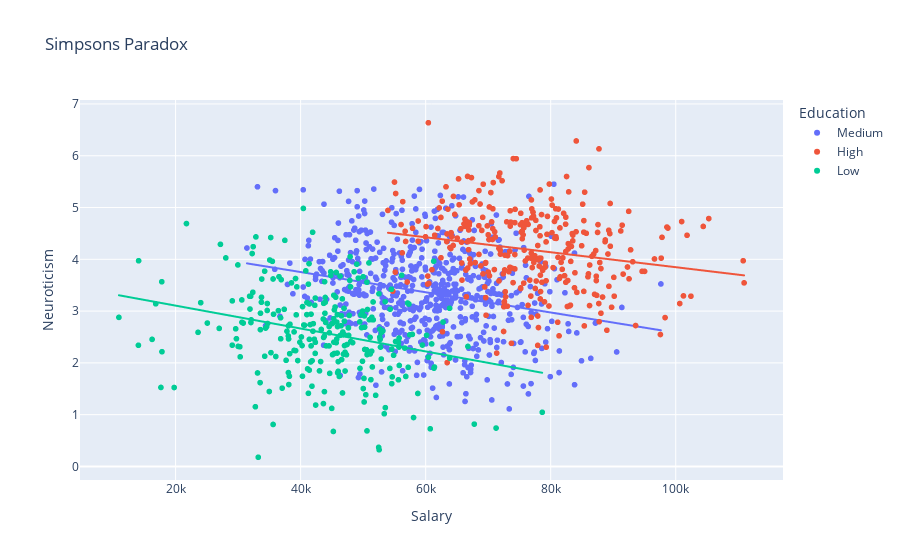

Source (notebook cell):
### Code cell
(dataf
  .sample(1200, random_state=42)
  .plot(kind="scatter", x="Salary", y="Neuroticism",
        title="Simpsons Paradox",
        color="Education",
        trendline="ols",
        )
)

### Figure 1 — Plotly figure (JSON) as saved in the notebook; plotly's stock layout.template omitted (floating-point values rounded to 4 significant figures; data arrays with more than 128 entries replaced by an {"elided": "..."} marker saying what was removed)
{"data": [{"hovertemplate": "Education=Medium<br>Salary=%{x}<br>Neuroticism=%{y}<extra></extra>", "legendgroup": "Medium", "marker": {"color": "#636efa", "symbol": "circle"}, "mode": "markers", "name": "Medium", "showlegend": true, "type": "scattergl", "x": {"elided": "614 float values"}, "xaxis": "x", "y": {"elided": "614 float values"}, "yaxis": "y"}, {"hovertemplate": "<b>OLS trendline</b><br>Neuroticism = -1.95186e-05 * Salary + 4.53488<br>R<sup>2</sup>=0.058831<br><br>Education=Medium<br>Salary=%{x}<br>Neuroticism=%{y} <b>(trend)</b><extra></extra>", "legendgroup": "Medium", "marker": {"color": "#636efa", "symbol": "circle"}, "mode": "lines", "name": "Medium", "showlegend": false, "type": "scattergl", "x": {"elided": "614 float values"}, "xaxis": "x", "y": {"elided": "614 float values"}, "yaxis": "y"}, {"hovertemplate": "Education=High<br>Salary=%{x}<br>Neuroticism=%{y}<extra></extra>", "legendgroup": "High", "marker": {"color": "#EF553B", "symbol": "circle"}, "mode": "markers", "name": "High", "showlegend": true, "type": "scattergl", "x": {"elided": "311 float values"}, "xaxis": "x", "y": {"elided": "311 float values"}, "yaxis": "y"}, {"hovertemplate": "<b>OLS trendline</b><br>Neuroticism = -1.44504e-05 * Salary + 5.29282<br>R<sup>2</sup>=0.039891<br><br>Education=High<br>Salary=%{x}<br>Neuroticism=%{y} <b>(trend)</b><extra></extra>", "legendgroup": "High", "marker": {"color": "#EF553B", "symbol": "circle"}, "mode": "lines", "name": "High", "showlegend": false, "type": "scattergl", "x": {"elided": "311 float values"}, "xaxis": "x", "y": {"elided": "311 float values"}, "yaxis": "y"}, {"hovertemplate": "Education=Low<br>Salary=%{x}<br>Neuroticism=%{y}<extra></extra>", "legendgroup": "Low", "marker": {"color": "#00cc96", "symbol": "circle"}, "mode": "markers", "name": "Low", "showlegend": true, "type": "scattergl", "x": {"elided": "275 float values"}, "xaxis": "x", "y": {"elided": "275 float values"}, "yaxis": "y"}, {"hovertemplate": "<b>OLS trendline</b><br>Neuroticism = -2.2106e-05 * Salary + 3.54767<br>R<sup>2</sup>=0.075240<br><br>Education=Low<br>Salary=%{x}<br>Neuroticism=%{y} <b>(trend)</b><extra></extra>", "legendgroup": "Low", "marker": {"color": "#00cc96", "symbol": "circle"}, "mode": "lines", "name": "Low", "showlegend": false, "type": "scattergl", "x": {"elided": "275 float values"}, "xaxis": "x", "y": {"elided": "275 float values"}, "yaxis": "y"}], "layout": {"legend": {"title": {"text": "Education"}, "tracegroupgap": 0}, "title": {"text": "Simpsons Paradox"}, "xaxis": {"anchor": "y", "domain": [0, 1], "title": {"text": "Salary"}}, "yaxis": {"anchor": "x", "domain": [0, 1], "title": {"text": "Neuroticism"}}}}
